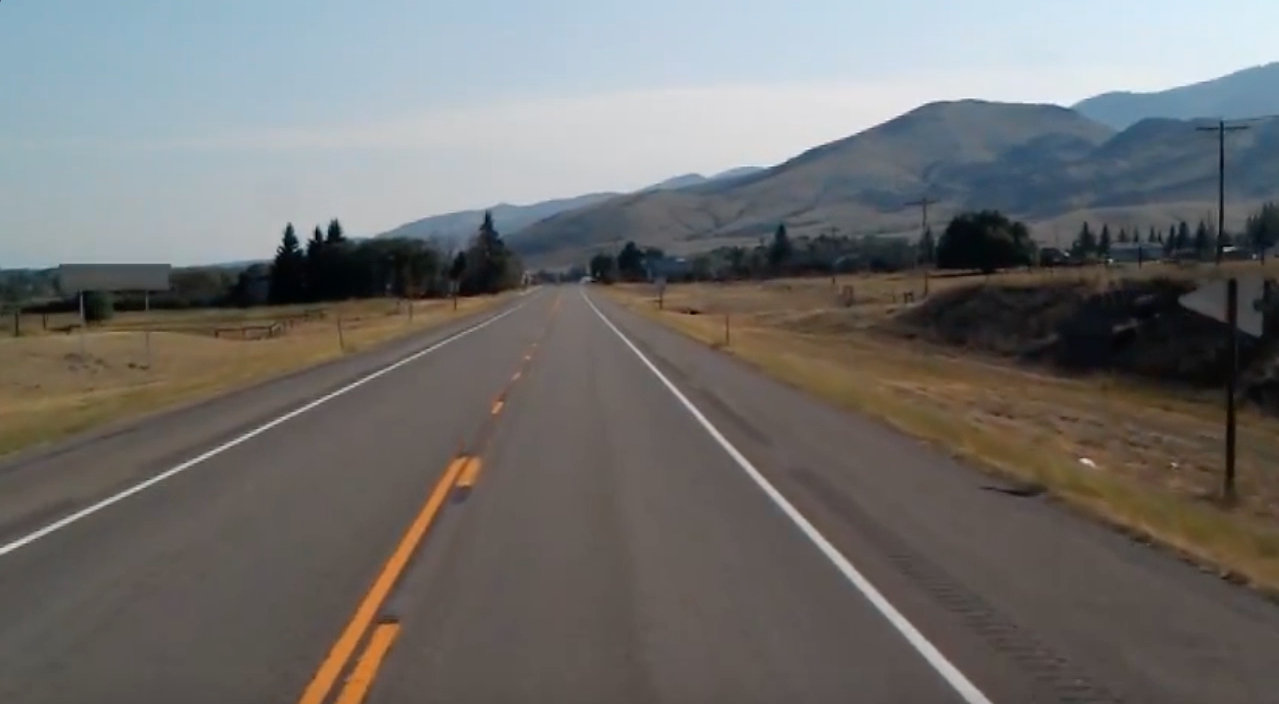
#> input picture Kiwi_Behavioural_Clonning/PC/Image_processing/FindingLanes/test_image.jpg, 1279 x 704 px, given in place of the camera
$ python ColourFilter.py
#> lines starting #> are read from the running program, lines starting #| are printed output that depends on the picture; after the words box and inside, x2 and y2 are one past the last pixel; in counts of white or black regions, pixels touching at a corner belong together
#> further down, frame is the input picture: shape (704, 1279, 3); mean B, G, R 109.7, 111.3, 112.3
import cv2
import numpy as np
#

def img_preprocess(img,blackWhite=False): #pre-process our data to be used inside our model
#> called with blackWhite = True
    img = img[60:,: ] #crops out the parts of the image that isnt in the range of 60:135, hence keeping only the road
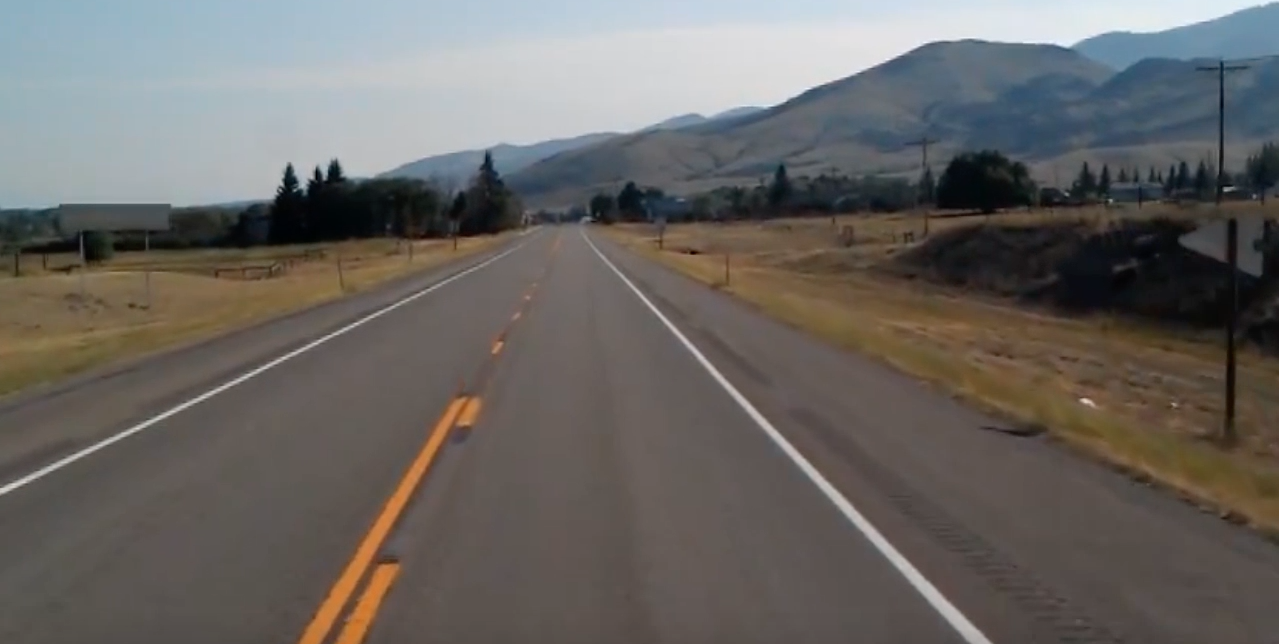
#> img: shape (644, 1279, 3); mean of channels 0, 1, 2 99.2, 102.3, 105.6; drawn as B, G, R

    img = cv2.GaussianBlur(img, (5,5), 0)
    hsv = cv2.cvtColor(img, cv2.COLOR_BGR2HSV) #converts the image from RGB to HSV colour space, which is more suitable for colour detection
#> hsv: shape (644, 1279, 3); mean H, S, V 46.5, 50, 112.3

    # [10 lines of commented-out code are left out]
    lower_yellow = np.array([18, 50, 50])   # Much lower S and V
    upper_yellow  = np.array([35, 255, 255])
    yellow_mask = cv2.inRange(hsv, lower_yellow, upper_yellow)
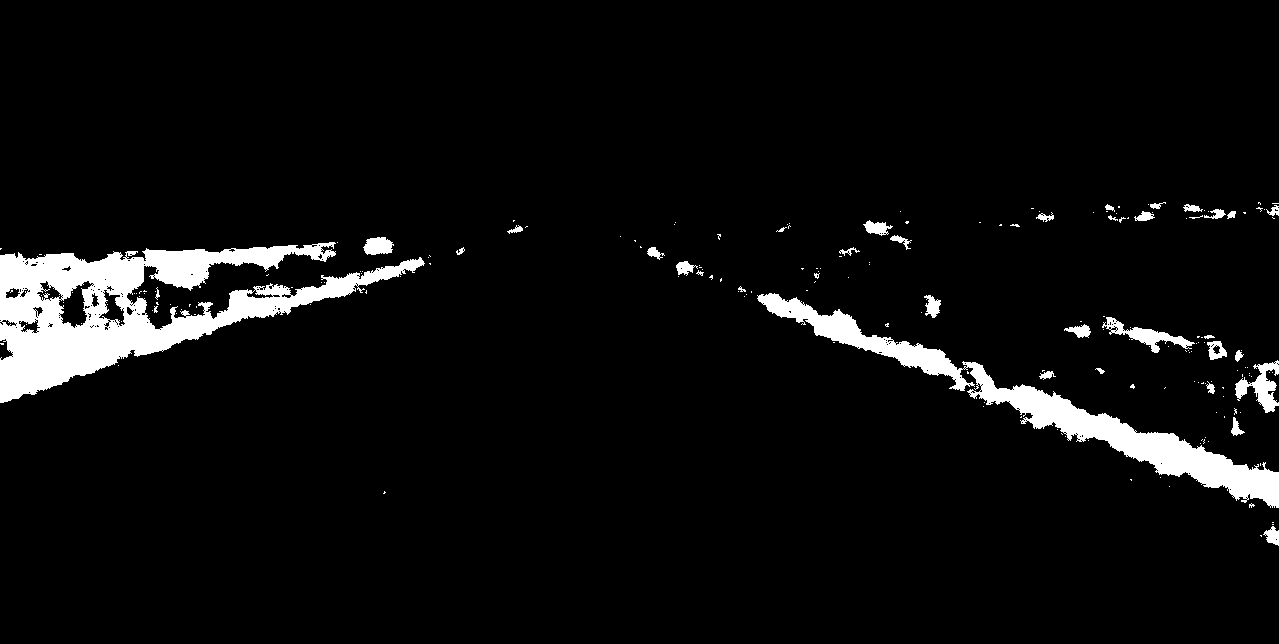
#> yellow_mask: shape (644, 1279); 5.4% white; 199 white regions (163 under 20 px), largest, box (x1, y1, x2, y2) and area: (0, 242, 425, 403) 24773, (757, 293, 1279, 508) 13817, (1235, 360, 1279, 413) 995

    # Blue mask - same approach
    lower_blue = np.array([95, 50, 50])
    upper_blue = np.array([145, 255, 255])
    blue_mask = cv2.inRange(hsv, lower_blue, upper_blue)
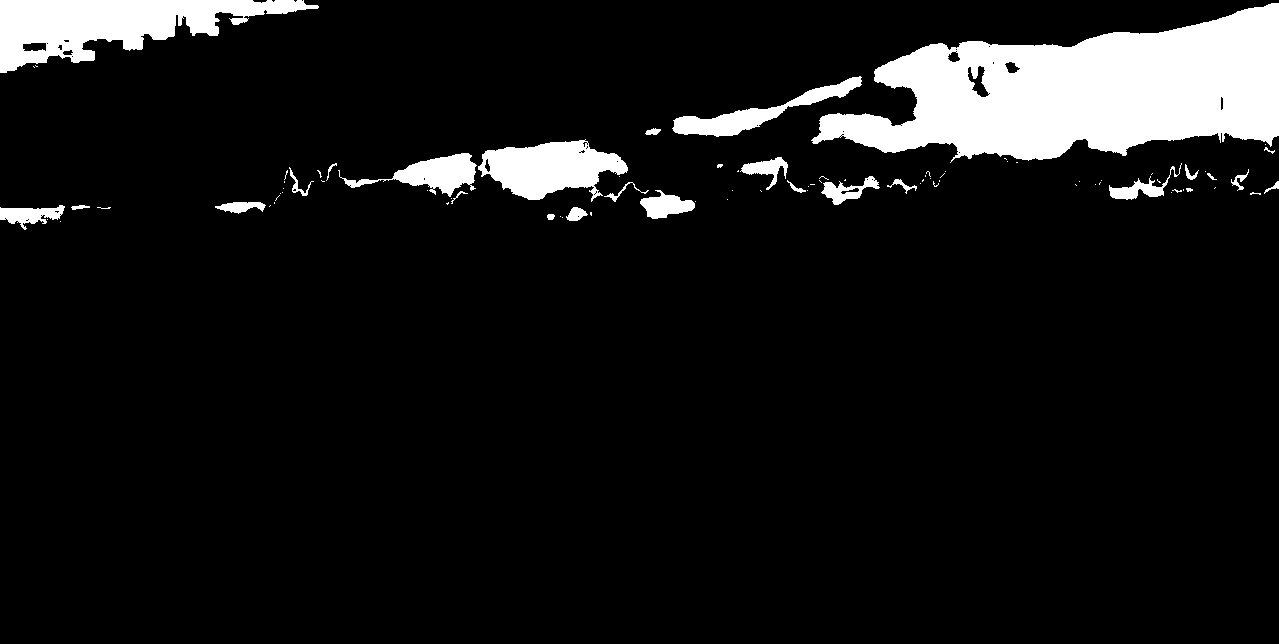
#> blue_mask: shape (644, 1279); 8.8% white; 87 white regions (60 under 20 px), largest, box (x1, y1, x2, y2) and area: (811, 3, 1279, 163) 44473, (0, 0, 319, 73) 11556, (478, 139, 628, 202) 5619

    #Combine masks
    mask = cv2.bitwise_or(yellow_mask, blue_mask) #combines the two masks to create a single mask that highlights both yellow and blue lines
#> mask: shape (644, 1279); 14.2% white; 286 white regions (223 under 20 px), largest, box (x1, y1, x2, y2) and area: (811, 3, 1279, 163) 44473, (0, 242, 425, 403) 24773, (757, 293, 1279, 508) 13817

    # noise reduction reommended by copilot
    noise_kernel = np.ones((5,5), np.uint8)
    mask = cv2.morphologyEx(mask, cv2.MORPH_OPEN, noise_kernel)
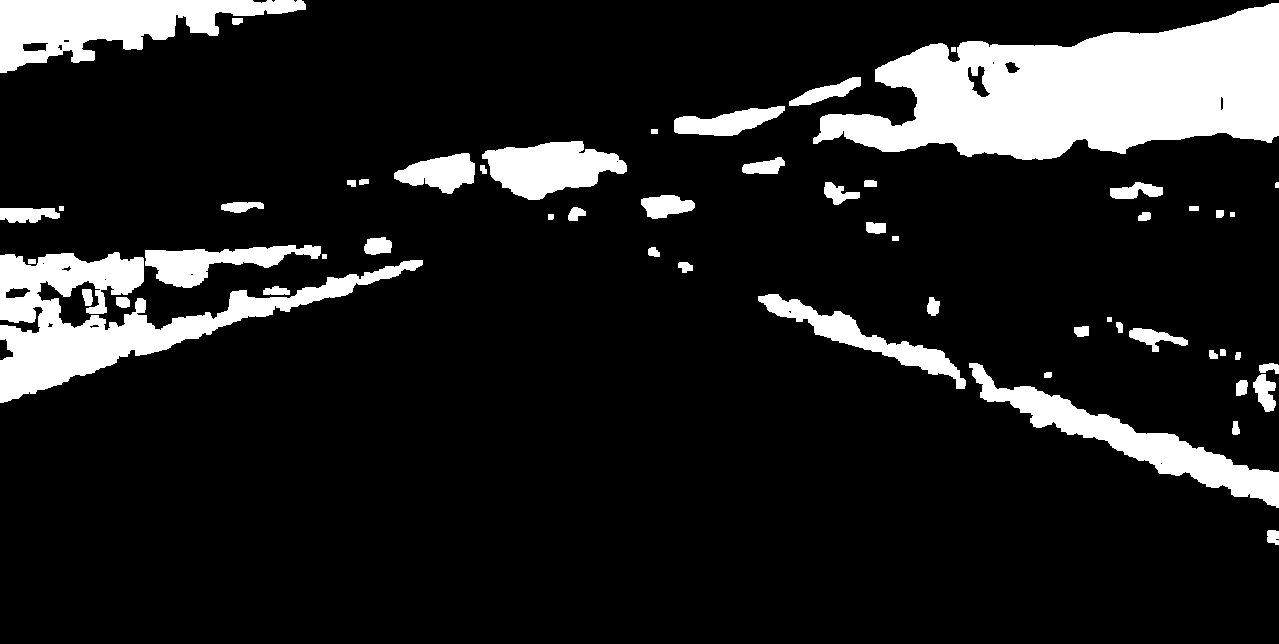
#> mask: shape (644, 1279); 13.3% white; 55 white regions, largest, box (x1, y1, x2, y2) and area: (813, 3, 1279, 160) 44222, (0, 252, 423, 403) 19171, (0, 0, 306, 73) 11285

    # Morphological closing to close the gaps between the lines
    kernel = np.ones((12,12), np.uint8)#use bigger kernel to connect bigger gaps
    mask = cv2.morphologyEx(mask, cv2.MORPH_CLOSE, kernel)
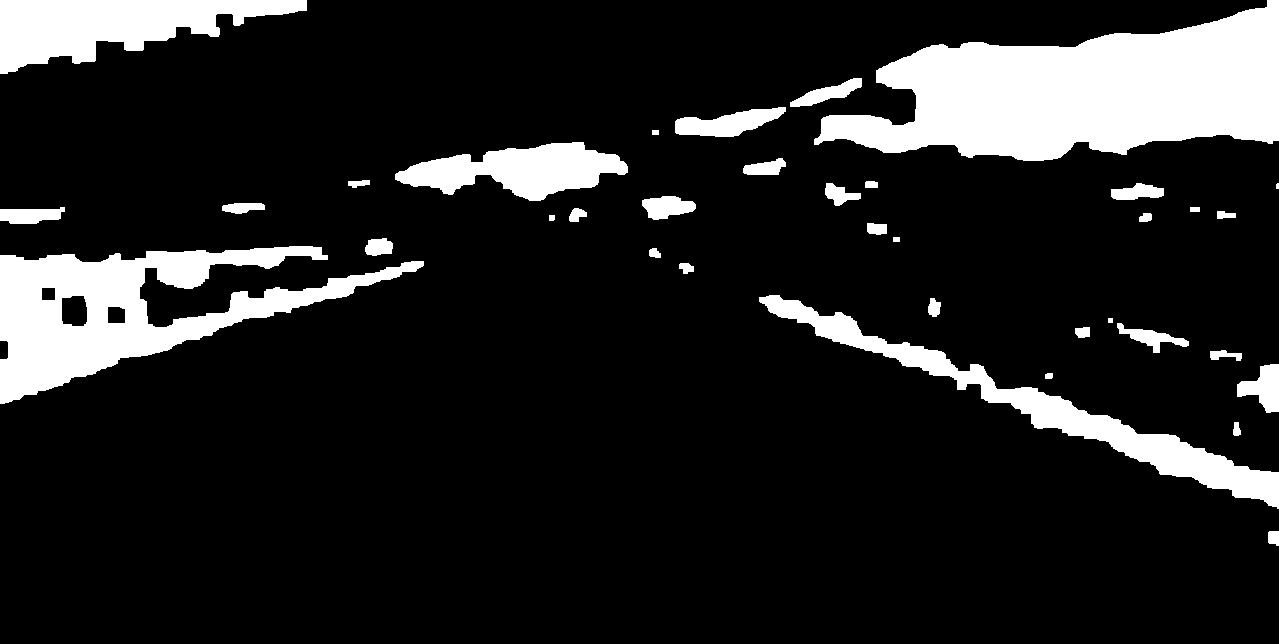
#> mask: shape (644, 1279); 13.9% white; 36 white regions (1 under 20 px), largest, box (x1, y1, x2, y2) and area: (814, 0, 1279, 161) 44892, (0, 246, 424, 404) 25391, (759, 295, 1279, 509) 13444

    if blackWhite:
        img = np.stack([mask, mask, mask], axis = -1)


    else:
        # Apply mask to original image (show only yellow and blue lines)
        img = cv2.bitwise_and(img, img, mask=mask)


    #img = cv2.GaussianBlur(img, (3,3), 0)# smoothens the iamge and reduces noise. It works by using convultion
    img = cv2.resize(img, (200, 66)) #reduces computational costs and is also used as the input size in teh nivida model
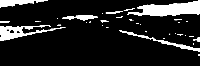
#> img: shape (66, 200, 3); min 0, max 255, mean 35.5
    img = img/255.0 #normalises the image

    if len(img.shape) == 2:
        img = np.stack((img,)*3, axis = -1)
    return img

#just for testing
if __name__=="__main__":

    cap = cv2.VideoCapture(1, cv2.CAP_DSHOW)
    while True:
        ret, frame = cap.read()
        if not ret:
            print("failed")
            break
        processed_img = img_preprocess(frame,blackWhite=True)
        cv2.imshow("Prosses image", processed_img)
        if cv2.waitKey(1) & 0xFF == ord('q'):
#> (key q is pressed here)
            break
    cap.release()
    cv2.destroyAllWindows()
